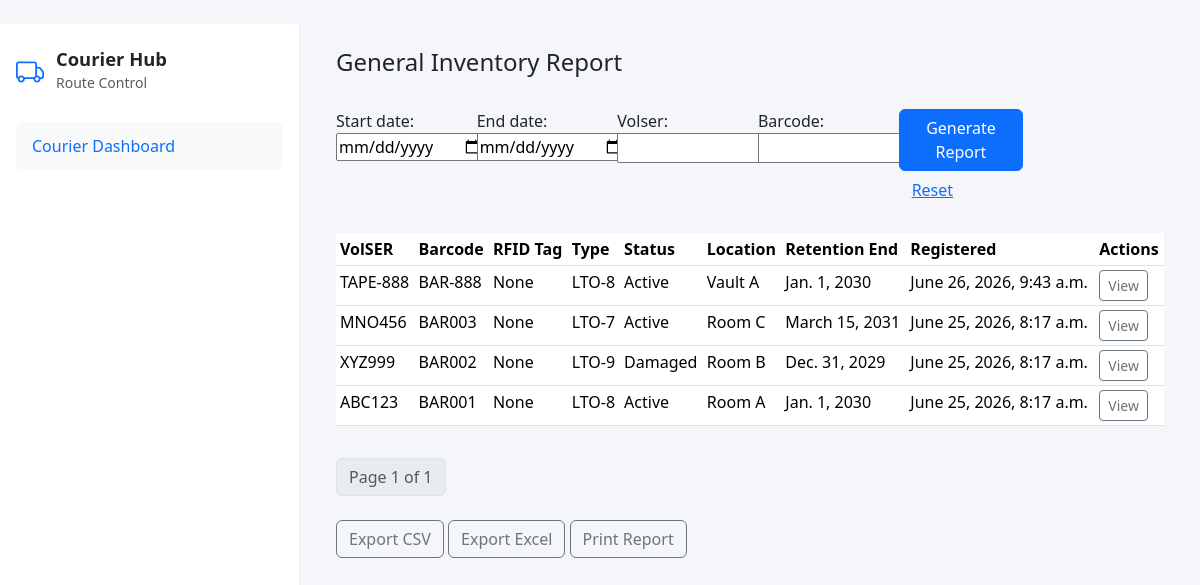
The page /reports/general/ (signed in) on the database as committed earlier.
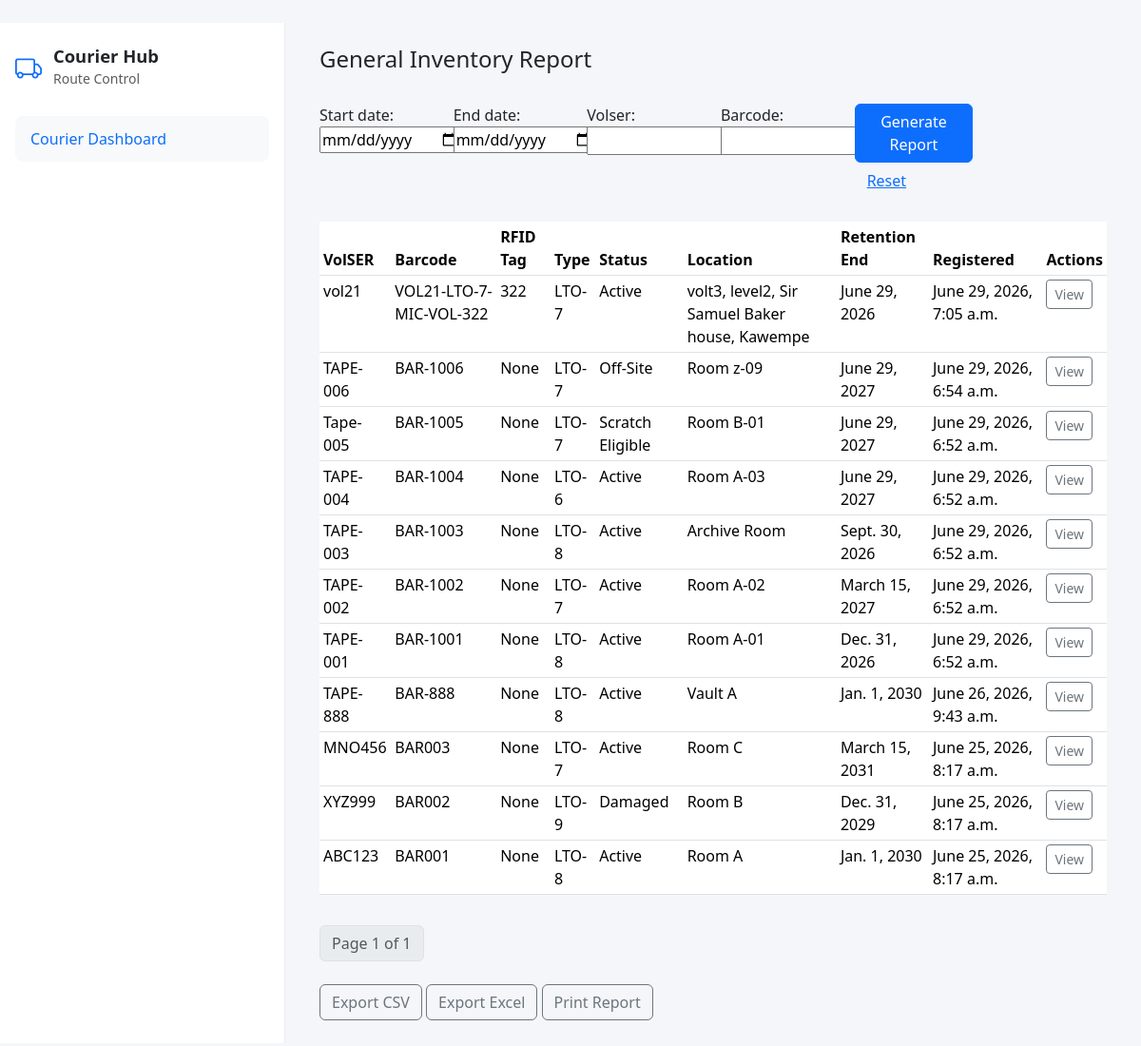
The same page on the database as committed later.
### inventory/models.py (models this page shows, shortened)
class Tape(models.Model):
    id = models.UUIDField(primary_key=True, default=uuid.uuid4, editable=False)
    TAPE_TYPE_CHOICES = [
        ('LTO-6', 'LTO-6'),
        ('LTO-7', 'LTO-7'),
        ('LTO-8', 'LTO-8'),
        ('LTO-9', 'LTO-9'),
    ]
    STATUS_CHOICES = [
        ('Active', 'Active'),
        ('Retained', 'Retained'),
        ('Off-Site', 'Off-Site'),
        ('In Transit', 'In Transit'),
        ('Scratch Eligible', 'Scratch Eligible'),
        ('Damaged', 'Damaged'),
        ('Missing', 'Missing'),
    ]
    volser = models.CharField(max_length=100, unique=True)
    barcode = models.CharField(max_length=100, unique=True)
    rfid_tag = models.CharField(max_length=100, blank=True, null=True)
    tape_type = models.CharField(max_length=10, choices=TAPE_TYPE_CHOICES)
    manufacturer = models.CharField(max_length=150, blank=True)
    status = models.CharField(max_length=20, choices=STATUS_CHOICES, default='Active')
    current_location = models.CharField(max_length=200, blank=True)
    retention_end_date = models.DateField()
    legal_hold = models.BooleanField(default=False)
    audit_hold = models.BooleanField(default=False)
    remarks = models.TextField(blank=True)
    date_registered = models.DateTimeField(auto_now_add=True)
    class Meta:
        ordering = ['-date_registered']

### inventory/reports_views.py (the view, shortened to what this page needs)
# urls.py: path('general/', views.general_report, name='general-report'),
@login_required
@user_passes_test(user_is_report_viewer)
def general_report(request):
    form = ReportFilterForm(request.GET or None)
    qs = Tape.objects.all().order_by('-date_registered')
    paginator = Paginator(qs, 25)
    page = request.GET.get('page')
    page_obj = paginator.get_page(page)
    if 'generate' in request.GET:
        ReportLog.objects.create(name='General Inventory Report', generated_by=request.user, filters=request.GET.dict())
    context = {
        'form': form,
        'page_obj': page_obj,
        'total_records': qs.count(),
        'generated_by': request.user,
        'generated_at': timezone.now(),
        'date_range': (form.cleaned_data.get('start_date'), form.cleaned_data.get('end_date')) if form.is_valid() else (None, None),
    }
    return render(request, 'general_report.html', context)

### inventory/reports_forms.py (shortened to what this page needs)
class ReportFilterForm(forms.Form):
    start_date = forms.DateField(required=False, widget=forms.DateInput(attrs={'type': 'date'}))
    end_date = forms.DateField(required=False, widget=forms.DateInput(attrs={'type': 'date'}))
    volser = forms.CharField(required=False)
    barcode = forms.CharField(required=False)
    status = forms.ChoiceField(required=False, choices=STATUS_CHOICES)
    location = forms.CharField(required=False)
    custodian = forms.CharField(required=False)
    shipment_id = forms.CharField(required=False)
    shipment_status = forms.CharField(required=False)
    legal_hold = forms.NullBooleanField(required=False)
    audit_hold = forms.NullBooleanField(required=False)
    tape_type = forms.ChoiceField(required=False, choices=TAPE_TYPE_CHOICES)
    min_retention_days = forms.IntegerField(required=False, min_value=0)

### inventory/reports_views.py (called while the page is built)
def user_is_report_viewer(user):
    return user.is_authenticated

### inventory/templates/general_report.html (shortened to what this page needs)
{% extends "base.html" %}
{% load static %}
{% block content %}
<div class="container-fluid p-4">
    <h4>General Inventory Report</h4>
    <form method="get" class="row g-3 mt-3">
        <div class="col-md-2">
            {{ form.start_date.label_tag }}
            {{ form.start_date }}
        </div>
        <div class="col-md-2">
            {{ form.end_date.label_tag }}
            {{ form.end_date }}
        </div>
        <div class="col-md-2">
            {{ form.volser.label_tag }}
            {{ form.volser }}
        </div>
        <div class="col-md-2">
            {{ form.barcode.label_tag }}
            {{ form.barcode }}
        </div>
        <div class="col-md-2 align-self-end">
            <button class="btn btn-primary" type="submit" name="generate">Generate Report</button>
            <a href="{% url 'general-report' %}" class="btn btn-link">Reset</a>
        </div>
    </form>
    <div class="mt-4">
        <div class="table-responsive">
            <table class="table table-hover table-sm">
                <thead>
                    <tr>
                        <th>VolSER</th>
                        <th>Barcode</th>
                        <th>RFID Tag</th>
                        <th>Type</th>
                        <th>Status</th>
                        <th>Location</th>
                        <th>Retention End</th>
                        <th>Registered</th>
                        <th>Actions</th>
                    </tr>
                </thead>
                <tbody>
                    {% for tape in page_obj.object_list %}
                        <tr>
                            <td>{{ tape.volser }}</td>
                            <td>{{ tape.barcode }}</td>
                            <td>{{ tape.rfid_tag }}</td>
                            <td>{{ tape.tape_type }}</td>
                            <td>{{ tape.status }}</td>
                            <td>{{ tape.current_location }}</td>
                            <td>{{ tape.retention_end_date }}</td>
                            <td>{{ tape.date_registered }}</td>
                            <td>
                                <a href="{% url 'report-detail' tape.id %}" class="btn btn-sm btn-outline-secondary">View</a>
                            </td>
                        </tr>
                    {% empty %}
                        <tr><td colspan="9" class="text-center">No records found.</td></tr>
                    {% endfor %}
                </tbody>
            </table>
        </div>
        <div class="mt-3">
            <nav>
                <ul class="pagination">
                    <li class="page-item disabled"><span class="page-link">Page {{ page_obj.number }} of {{ page_obj.paginator.num_pages }}</span></li>
                </ul>
            </nav>
        </div>
    </div>
    <div class="mt-4">
        <a href="{% url 'report-export' %}?type=csv" class="btn btn-outline-secondary">Export CSV</a>
        <a href="{% url 'report-export' %}?type=excel" class="btn btn-outline-secondary">Export Excel</a>
        <a href="{% url 'report-export' %}?type=print" class="btn btn-outline-secondary" target="_blank">Print Report</a>
    </div>
</div>
{% endblock %}

### inventory/templates/base.html (shortened to what this page needs)
{% load static %}
<!DOCTYPE html>
<html lang="en">
<head>
    <link href="https://cdn.jsdelivr.net/npm/bootstrap@5.3.3/dist/css/bootstrap.min.css" rel="stylesheet">
    <link href="https://cdn.jsdelivr.net/npm/bootstrap-icons@1.11.3/font/bootstrap-icons.css" rel="stylesheet">
</head>
<body>
<div class="container-fluid py-3 py-lg-4">
    <div class="row g-4">
        <aside class="col-12 col-xl-3 col-xxl-2 app-sidebar {% block sidebar_class %}{% endblock %}">
            <div id="sidebarPanel" class="sidebar-panel">
                {% block sidebar %}
                <div class="sidebar-logo">
                    <i class="bi bi-truck"></i>
                    <div>
                        <h4>Courier Hub</h4>
                        <small class="text-muted">Route Control</small>
                    </div>
                </div>
                <nav class="nav flex-column sidebar-menu">
                    <a class="nav-link active" href="#">Courier Dashboard</a>
                </nav>
                {% endblock %}
            </div>
        </aside>
        <main class="col-12 col-xl-9 col-xxl-10">
            {% block content %}{% endblock %}
        </main>
    </div>
</div>
</body>
</html>

### inventory/templates/base.html (style rules this page uses)
body { background: #f4f6f9; min-height: 100vh; }
.app-sidebar { min-height: calc(100vh - 72px); background: #ffffff; border-right: 1px solid #e9ecef; padding: 1.5rem 1rem; }
.sidebar-logo { display: flex; align-items: center; margin-bottom: 1.75rem; }
.sidebar-logo .bi { font-size: 1.75rem; color: #0d6efd; margin-right: 0.75rem; }
.sidebar-logo h4 { margin: 0; font-size: 1.15rem; font-weight: 700; }
.sidebar-menu .nav-link { color: #495057; border-radius: 0.5rem; padding: 0.75rem 1rem; }
.sidebar-menu .nav-link:hover, .sidebar-menu .nav-link.active { background-color: #f8f9fa; color: #0d6efd; }
.sidebar-panel { display: block; }

Rows that differ between the two databases and show on the page:
added Tape: volser "vol21", barcode "VOL21-LTO-7-MIC-VOL-322", rfid_tag "322", tape_type "LTO-7", status "Active", current_location "volt3, level2, Sir Samuel Baker house, Kawempe", retention_end_date "June 29, 2026", date_registered "June 29, 2026, 7:05 a.m."
added Tape: volser "TAPE-006", barcode "BAR-1006", rfid_tag "None", tape_type "LTO-7", status "Off-Site", current_location "Room z-09", retention_end_date "June 29, 2027", date_registered "June 29, 2026, 6:54 a.m."
added Tape: volser "Tape-005", barcode "BAR-1005", rfid_tag "None", tape_type "LTO-7", status "Scratch Eligible", current_location "Room B-01", retention_end_date "June 29, 2027", date_registered "June 29, 2026, 6:52 a.m."
added Tape: volser "TAPE-004", barcode "BAR-1004", rfid_tag "None", tape_type "LTO-6", status "Active", current_location "Room A-03", retention_end_date "June 29, 2027", date_registered "June 29, 2026, 6:52 a.m."
added Tape: volser "TAPE-003", barcode "BAR-1003", rfid_tag "None", tape_type "LTO-8", status "Active", current_location "Archive Room", retention_end_date "Sept. 30, 2026", date_registered "June 29, 2026, 6:52 a.m."
added Tape: volser "TAPE-002", barcode "BAR-1002", rfid_tag "None", tape_type "LTO-7", status "Active", current_location "Room A-02", retention_end_date "March 15, 2027", date_registered "June 29, 2026, 6:52 a.m."
added Tape: volser "TAPE-001", barcode "BAR-1001", rfid_tag "None", tape_type "LTO-8", status "Active", current_location "Room A-01", retention_end_date "Dec. 31, 2026", date_registered "June 29, 2026, 6:52 a.m."
